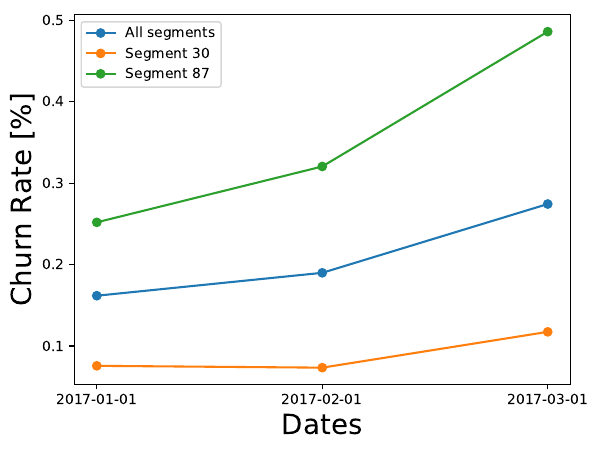

Python code for this plot:
import numpy as np
import matplotlib.pyplot as plt


x = [1,2,3]
x_labels = ['2017-01-01','2017-02-01','2017-03-01']
churn_total = [0.161687170474517,0.189795918367347,0.274258219727346]
churn_87 = [0.251798561151079,0.32034632034632,0.485875706214689]
churn_30 = [0.0756013745704467,0.0733590733590734,0.11731843575419]

plt.xlabel('Dates', fontsize=20)
plt.ylabel('Churn Rate [%]', fontsize=20)
plt.xticks(x, x_labels)
plt.plot(x,churn_total, '-o',label="All segments")
plt.plot(x,churn_30, '-o',label="Segment 30")
plt.plot(x,churn_87, '-o',label="Segment 87")
plt.legend()
plt.savefig('churn.pdf',bbox_inches='tight' )
plt.show()

plt.xlabel('Dates', fontsize=20)
plt.ylabel('Churn Rate ratio', fontsize=20)
plt.xticks(x, x_labels)
print(np.asarray(churn_87)/np.asarray(churn_30))
plt.plot(x,np.asarray(churn_87)/np.asarray(churn_30), '-o',label="Segment 87 / Segment 30")
plt.legend()
plt.savefig('churn_ratio.pdf',bbox_inches='tight' )
plt.show()
